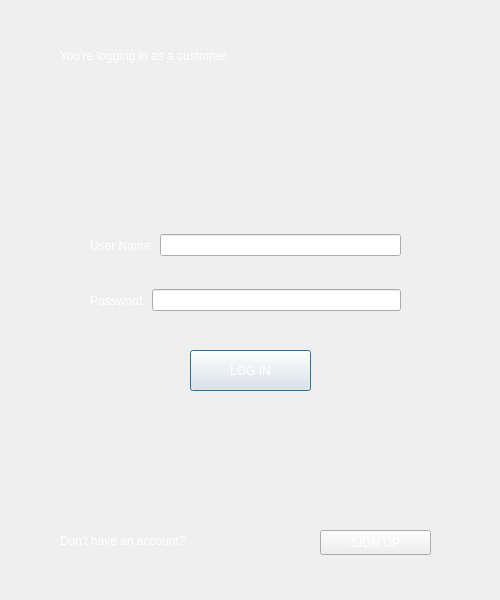
<?xml version="1.0" encoding="UTF-8"?>
<ui version="4.0">
 <class>customerLogin</class>
 <widget class="QDialog" name="customerLogin">
  <property name="geometry">
   <rect>
    <x>0</x>
    <y>0</y>
    <width>500</width>
    <height>600</height>
   </rect>
  </property>
  <property name="windowTitle">
   <string>Dialog</string>
  </property>
  <property name="styleSheet">
   <string notr="true">background-image: url(:/images/BG.png);</string>
  </property>
  <widget class="QLabel" name="Header">
   <property name="geometry">
    <rect>
     <x>60</x>
     <y>40</y>
     <width>381</width>
     <height>31</height>
    </rect>
   </property>
   <property name="styleSheet">
    <string notr="true">color: rgb(255, 255, 255);
font: 75 18pt &quot;Ubuntu Mono&quot;;</string>
   </property>
   <property name="text">
    <string>You're logging in as a customer.</string>
   </property>
  </widget>
  <widget class="QWidget" name="layoutWidget">
   <property name="geometry">
    <rect>
     <x>90</x>
     <y>220</y>
     <width>311</width>
     <height>51</height>
    </rect>
   </property>
   <layout class="QHBoxLayout" name="horizontalLayout">
    <item>
     <widget class="QLabel" name="userName">
      <property name="styleSheet">
       <string notr="true">color: rgb(255, 255, 255);
font: 75 16pt &quot;Ubuntu Mono&quot;;</string>
      </property>
      <property name="text">
       <string>User Name:</string>
      </property>
     </widget>
    </item>
    <item>
     <widget class="QLineEdit" name="nameIn">
      <property name="styleSheet">
       <string notr="true">color: rgb(255, 255, 255);</string>
      </property>
      <property name="text">
       <string/>
      </property>
     </widget>
    </item>
   </layout>
  </widget>
  <widget class="QWidget" name="layoutWidget">
   <property name="geometry">
    <rect>
     <x>90</x>
     <y>270</y>
     <width>311</width>
     <height>61</height>
    </rect>
   </property>
   <layout class="QHBoxLayout" name="horizontalLayout_2">
    <item>
     <widget class="QLabel" name="passWord">
      <property name="styleSheet">
       <string notr="true">color: rgb(255, 255, 255);
font: 75 16pt &quot;Ubuntu Mono&quot;;</string>
      </property>
      <property name="text">
       <string>Password:</string>
      </property>
     </widget>
    </item>
    <item>
     <widget class="QLineEdit" name="passIn">
      <property name="styleSheet">
       <string notr="true">color: rgb(255, 255, 255);</string>
      </property>
      <property name="text">
       <string/>
      </property>
      <property name="echoMode">
       <enum>QLineEdit::Password</enum>
      </property>
     </widget>
    </item>
   </layout>
  </widget>
  <widget class="QPushButton" name="logInButt">
   <property name="geometry">
    <rect>
     <x>190</x>
     <y>350</y>
     <width>121</width>
     <height>41</height>
    </rect>
   </property>
   <property name="styleSheet">
    <string notr="true">color: rgb(255, 255, 255);
font: 75 16pt &quot;Ubuntu Mono&quot;;</string>
   </property>
   <property name="text">
    <string>LOG IN</string>
   </property>
  </widget>
  <widget class="QLabel" name="signUp">
   <property name="geometry">
    <rect>
     <x>60</x>
     <y>530</y>
     <width>241</width>
     <height>21</height>
    </rect>
   </property>
   <property name="styleSheet">
    <string notr="true">color: rgb(255, 255, 255);
font: 75 16pt &quot;Ubuntu Mono&quot;;</string>
   </property>
   <property name="text">
    <string>Don't have an account?</string>
   </property>
  </widget>
  <widget class="QPushButton" name="signUpButt">
   <property name="geometry">
    <rect>
     <x>320</x>
     <y>530</y>
     <width>111</width>
     <height>25</height>
    </rect>
   </property>
   <property name="styleSheet">
    <string notr="true">color: rgb(255, 255, 255);
font: 75 16pt &quot;Ubuntu Mono&quot;;</string>
   </property>
   <property name="text">
    <string>SIGN UP</string>
   </property>
  </widget>
 </widget>
 <resources/>
 <connections/>
</ui>
